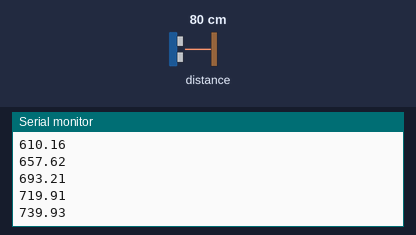
Simulated run of this sketch. Board: Arduino Uno, built with avr-gcc and run on an emulated ATmega328P. Parts: the last lines printed to the serial monitor. The test bench sets the inputs (shaded band); at power-on: distance to the obstacle 80 cm.

Above: at 1.2 s.
1.3 s: distance to the obstacle set to 250 cm
At 1.49 s:
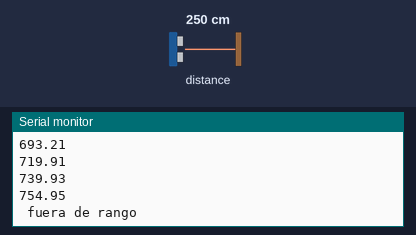
3.4 s: distance to the obstacle set to 2 cm
At 3.49 s:
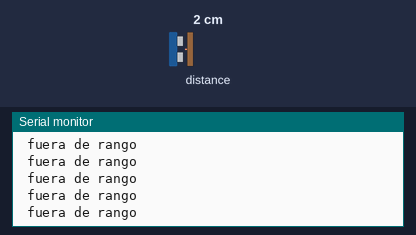
Timing chart, 0 to 6.4 s (numbered marks = the images above; inputs shaded):
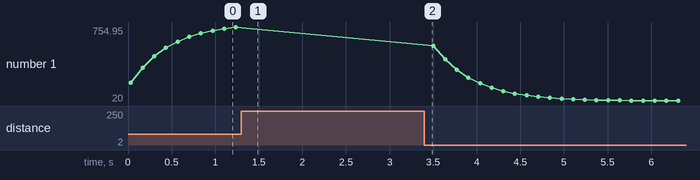

Measured:
- after the input at 1.3 s, the serial monitor: prints a new line after 0.07 s (image 1)
- plotted number 1: 754.95 → 20 after the input at 3.4 s

The sketch:

interferometria.ino
```cpp
#include "Adafruit_VL53L0X.h"

Adafruit_VL53L0X lox = Adafruit_VL53L0X();
float EMA_ALPHA=0.25;
float EMA_LP=0;
float leido=0;

void setup() {
  Serial.begin(115200);


  while (! Serial) {
    delay(1);
  }

  Serial.println("----- VL53L0X -----");
  if (!lox.begin()) {
    Serial.println(F("error de inicializacion"));
    while(1);
  }

  Serial.println(F("VL53L0X ejemplo rango\n\n"));
}


void loop() {
  VL53L0X_RangingMeasurementData_t measure;

  lox.rangingTest(&measure, false);

  if (measure.RangeStatus != 4) {
    leido = (float)measure.RangeMilliMeter;
    EMA_LP=EMA_ALPHA*leido+(1-EMA_ALPHA)*EMA_LP;
    Serial.println(EMA_LP);
  } else {
    Serial.println(" fuera de rango ");
  }

  delay(100);
}
```
